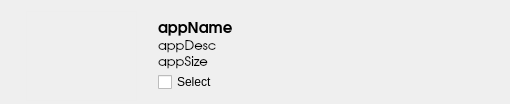
<?xml version="1.0" encoding="UTF-8"?>
<ui version="4.0">
 <class>ServiceItemWidget</class>
 <widget class="QWidget" name="ServiceItemWidget">
  <property name="geometry">
   <rect>
    <x>0</x>
    <y>0</y>
    <width>510</width>
    <height>104</height>
   </rect>
  </property>
  <property name="minimumSize">
   <size>
    <width>0</width>
    <height>90</height>
   </size>
  </property>
  <property name="windowTitle">
   <string>Form</string>
  </property>
  <layout class="QGridLayout" name="gridLayout">
   <item row="0" column="1">
    <widget class="QLabel" name="labelStatus">
     <property name="minimumSize">
      <size>
       <width>111</width>
       <height>90</height>
      </size>
     </property>
     <property name="maximumSize">
      <size>
       <width>111</width>
       <height>90</height>
      </size>
     </property>
     <property name="toolTip">
      <string>toolTipText</string>
     </property>
     <property name="styleSheet">
      <string>border: 1px solid rgb(236, 236, 236, 100);</string>
     </property>
     <property name="text">
      <string/>
     </property>
     <property name="pixmap">
      <pixmap>./pics/blackPanther_shield200.png</pixmap>
     </property>
     <property name="scaledContents">
      <bool>true</bool>
     </property>
     <property name="openExternalLinks">
      <bool>false</bool>
     </property>
    </widget>
   </item>
   <item row="0" column="2">
    <layout class="QVBoxLayout" name="verticalLayout">
     <property name="spacing">
      <number>2</number>
     </property>
     <property name="sizeConstraint">
      <enum>QLayout::SetNoConstraint</enum>
     </property>
     <property name="leftMargin">
      <number>15</number>
     </property>
     <property name="topMargin">
      <number>5</number>
     </property>
     <property name="rightMargin">
      <number>15</number>
     </property>
     <item>
      <widget class="QLabel" name="labelName">
       <property name="font">
        <font>
         <family>URW Gothic L</family>
         <pointsize>11</pointsize>
         <weight>75</weight>
         <bold>true</bold>
        </font>
       </property>
       <property name="text">
        <string>appName</string>
       </property>
      </widget>
     </item>
     <item>
      <widget class="QLabel" name="labelDesc">
       <property name="font">
        <font>
         <family>URW Gothic L</family>
         <pointsize>10</pointsize>
        </font>
       </property>
       <property name="styleSheet">
        <string notr="true"/>
       </property>
       <property name="text">
        <string>appDesc</string>
       </property>
      </widget>
     </item>
     <item>
      <widget class="QLabel" name="labelSize">
       <property name="font">
        <font>
         <family>URW Gothic L</family>
         <pointsize>10</pointsize>
        </font>
       </property>
       <property name="styleSheet">
        <string notr="true"/>
       </property>
       <property name="text">
        <string>appSize</string>
       </property>
      </widget>
     </item>
     <item>
      <widget class="QCheckBox" name="installBox">
       <property name="text">
        <string>Select</string>
       </property>
      </widget>
     </item>
     <item>
      <spacer name="verticalSpacer">
       <property name="orientation">
        <enum>Qt::Vertical</enum>
       </property>
       <property name="sizeHint" stdset="0">
        <size>
         <width>20</width>
         <height>40</height>
        </size>
       </property>
      </spacer>
     </item>
    </layout>
   </item>
   <item row="0" column="0">
    <spacer name="horizontalSpacer_2">
     <property name="orientation">
      <enum>Qt::Horizontal</enum>
     </property>
     <property name="sizeType">
      <enum>QSizePolicy::Fixed</enum>
     </property>
     <property name="sizeHint" stdset="0">
      <size>
       <width>15</width>
       <height>20</height>
      </size>
     </property>
    </spacer>
   </item>
  </layout>
 </widget>
 <resources/>
 <connections/>
</ui>
